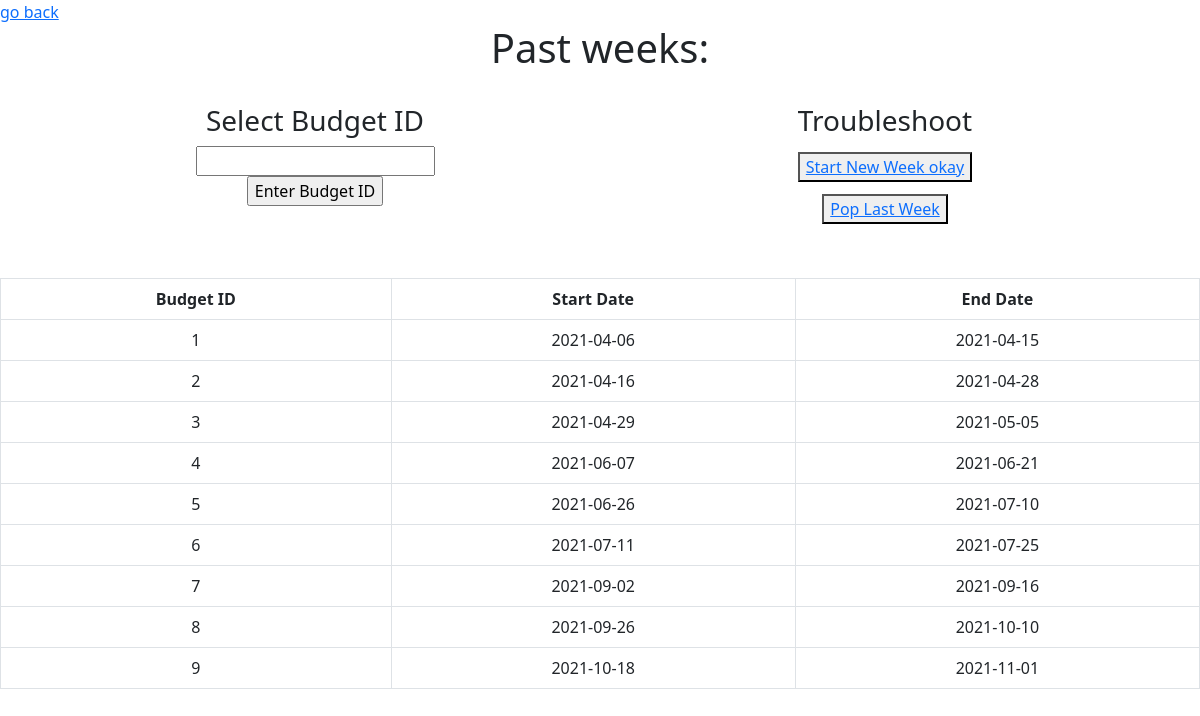
Page /review_pages on the committed database.
### app.py (models this page shows, shortened)
class Period(db.Model):
    id = db.Column(db.Integer, primary_key=True)
    start_date = db.Column(db.DateTime(), nullable= False)
    end_date = db.Column(db.DateTime(), nullable=False)
    deposits = db.relationship('Deposit', backref='author', lazy=True)
    bills = db.relationship('Bill', backref='biller', lazy=True)
    transactions = db.relationship('Transaction', backref='payer', lazy=True)
    investments = db.relationship('Investment', backref='investor', lazy=True)

### app.py (the view)
@app.route('/review_pages', methods=['GET', 'POST'])
def reviewList():
    if request.method == "POST":
        budget_number = request.form['Budget_ID']
        session["period"] = budget_number
        return redirect('/reviewed_pages')
    else:
        periods = Period.query.order_by(Period.id).all()
        return render_template('Review_pages.html', periods=periods)

### templates/Review_pages.html (shortened to what this page needs)
{% extends 'base.html' %}
{% block body %}
<a href="/">go back</a>
<div class="content" style="text-align: center;">
<h1 > Past weeks:</h1>
<br>
<div class="container">
    <div class="row">
        <div class="col">
            <h3> Select Budget ID </h3>
            <form action="/review_pages" method="post">
                <input type="text" name="Budget_ID" id="Budget_ID">
                <br>
                <input type="submit" value="Enter Budget ID">
            </form>
        </div>
        <div class="col">
            <h3> Troubleshoot </h3>
            <button style="margin: 6px;"><a href="/adding_new_week">Start New Week okay</a></button>
            <br>
            <button style="margin: 6px;"><a href="/delete_budget_week">Pop Last Week </a></button>
        </div>
    </div>
</div>
<br><br>
<table class="table table-bordered" style="text-align: center;">
    <tr>
        <th>Budget ID</th>
        <th>Start Date</th>
        <th>End Date</th>
    </tr>
    {% for period in periods %}
        <tr>
            <td> {{ period.id }} </td>
            <td> {{ period.start_date.date() }} </td>
            <td> {{ period.end_date.date() }} </td>
        </tr>
    {% endfor %}
</table>
</div>
{% endblock %}

### templates/base.html (shortened to what this page needs)
<!DOCTYPE html>
<html lang="en">
<head>
    <link href="https://cdn.jsdelivr.net/npm/bootstrap@5.0.2/dist/css/bootstrap.min.css" rel="stylesheet">
</head>
<body>
    {% block body %}
    {% endblock %}
</body>
</html>

### rows in the picture
Period: id "1", start_date "2021-04-06", end_date "2021-04-15"
Period: id "2", start_date "2021-04-16", end_date "2021-04-28"
Period: id "3", start_date "2021-04-29", end_date "2021-05-05"
Period: id "4", start_date "2021-06-07", end_date "2021-06-21"
Period: id "5", start_date "2021-06-26", end_date "2021-07-10"
Period: id "6", start_date "2021-07-11", end_date "2021-07-25"
Period: id "7", start_date "2021-09-02", end_date "2021-09-16"
Period: id "8", start_date "2021-09-26", end_date "2021-10-10"
Period: id "9", start_date "2021-10-18", end_date "2021-11-01"
